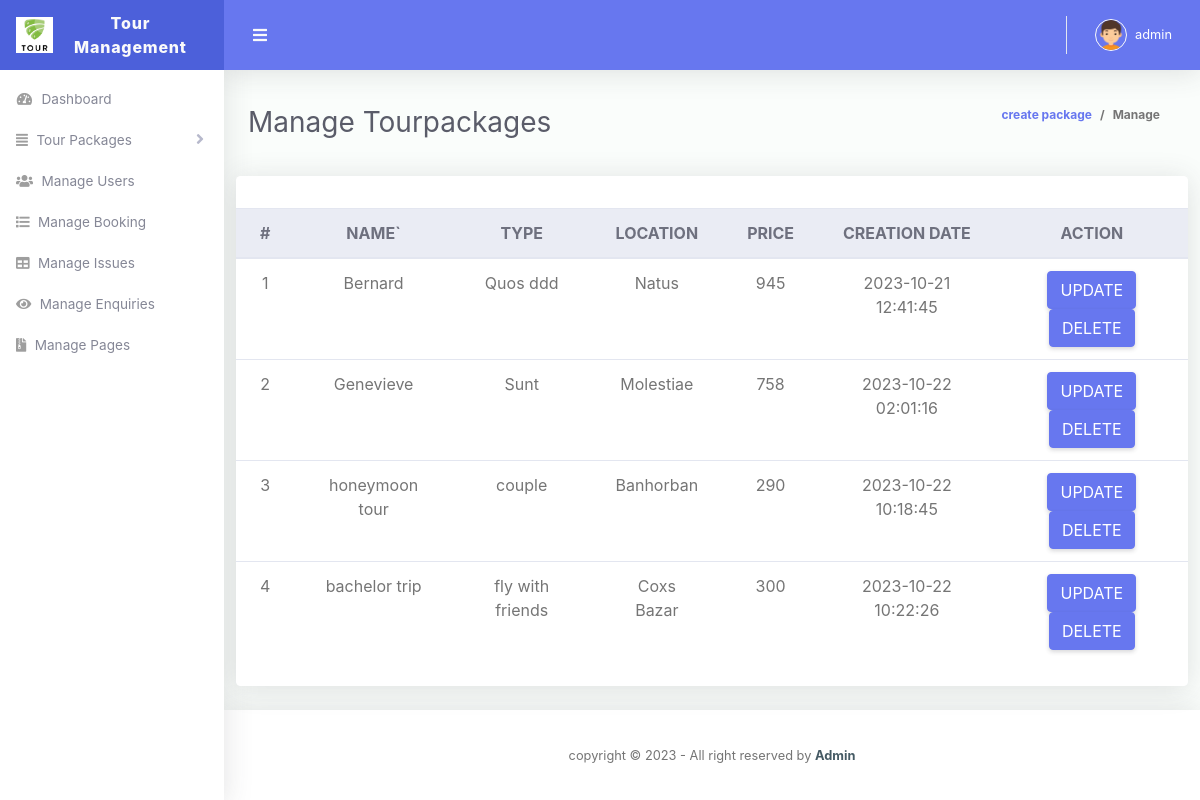
The page /admin/manage_tour_packages.php (signed in) on the database its author committed.
### tables this page shows
CREATE TABLE `tourpackages` (
  `id` int(11) NOT NULL,
  `packagename` varchar(255) NOT NULL,
  `packagetype` varchar(255) NOT NULL,
  `packagelocation` varchar(255) NOT NULL,
  `packageduration` int(11) NOT NULL,
  `packageprice` int(11) NOT NULL,
  `packagefeature` varchar(255) NOT NULL,
  `packagedetails` varchar(255) NOT NULL,
  `packkageimage` varchar(255) NOT NULL,
  `createdate` timestamp NOT NULL DEFAULT current_timestamp(),
  `updatedate` timestamp NOT NULL DEFAULT current_timestamp() ON UPDATE current_timestamp()
);

### admin/manage_tour_packages.php (the view, shortened to what this page needs)
<?php
require_once "includes/connec.php";
?>
<!DOCTYPE html>
<html lang="en">
<head>
  <link href="vendor/fontawesome-free/css/all.min.css" rel="stylesheet" type="text/css">
  <link href="vendor/bootstrap/css/bootstrap.min.css" rel="stylesheet" type="text/css">
  <link href="css/ruang-admin.min.css" rel="stylesheet">
</head>
<body id="page-top">
  <div id="wrapper">
   <?php require_once "includes/sidebar.php" ?>
    <div id="content-wrapper" class="d-flex flex-column">
      <div id="content">
        <?php require_once "includes/header.php" ?>
        <div class="container-fluid" id="container-wrapper">
        <div class="d-sm-flex align-items-center justify-content-between mb-4">
            <h1 class="h3 mb-0 text-gray-800">Manage Tourpackages</h1>
            <ol class="breadcrumb">
              <li class="breadcrumb-item"><a href="create_tour_package.php">create package</a></li>
              <li class="breadcrumb-item active" aria-current="page">Manage</li>
            </ol>
          </div>
          <div class="row mb-4 justify-content-center">
              <div class="card">
                <div class="card-header py-3 ">
                </div>
                <div class="table-responsive">
                  <table class="table align-items-center table-flush">
                    <thead class="thead-light">
                      <tr>
                        <th class="text-center">#</th>
                        <th class="text-center">NAME`</th>
                        <th class="text-center">TYPE</th>
                        <th class="text-center">LOCATION</th>
                        <th class="text-center">PRICE</th>
                        <th class="text-center">CREATION DATE</th>
                        <th class="text-center">ACTION</th>
                      </tr>
                    </thead>
                    <tbody>
                    <?php
                    $select_tourpackage_query = "SELECT * FROM `tourpackages` ";
                    $select_tourpackage_query_run = mysqli_query($con, $select_tourpackage_query);
                     $count = 1;
                     while($row = mysqli_fetch_assoc($select_tourpackage_query_run)){ ?>
                      <tr>
                        <td class="text-center"><?= $count ?></td>
                        <td class="text-center"><?= $row['packagename'] ?></td>
                        <td class="text-center"><?= $row['packagetype'] ?></td>
                        <td class="text-center"><?= $row['packagelocation'] ?></td>
                        <td class="text-center"><?= $row['packageprice'] ?></td>
                        <td class="text-center"><?= $row['createdate'] ?></td>
                        <td class="text-center"><a href="update_package.php?id=<?= base64_encode($row['id'])?>" class="btn btn-primary">UPDATE</a>
                        <a href="functions/delete_package.php?id=<?= base64_encode($row['id'])?>" class="btn btn-primary">DELETE</a></td>
                      </tr>
                   <?php $count++ ;  }  ?>
                    </tbody>
                  </table>
                </div>
                <div class="card-footer"></div>
              </div>
        </div>
      </div>
      <?php require_once "includes/footer.php" ?>
    </div>
  </div>
</body>
</html>

### rows shown on the page
tourpackages: packagename "Bernard", packagetype "Quos ddd", packagelocation "Natus", packageprice "945", createdate "2023-10-21 12:41:45"
tourpackages: packagename "Genevieve", packagetype "Sunt", packagelocation "Molestiae", packageprice "758", createdate "2023-10-22 02:01:16"
tourpackages: packagename "honeymoon tour", packagetype "couple", packagelocation "Banhorban", packageprice "290", createdate "2023-10-22 10:18:45"
tourpackages: packagename "bachelor trip", packagetype "fly with friends", packagelocation "Coxs Bazar", packageprice "300", createdate "2023-10-22 10:22:26"

### other values the page prints
$_SESSION['authenticate_admin_name'] "admin"
